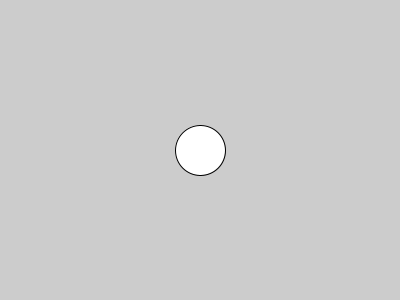
Frame 1 (no input)
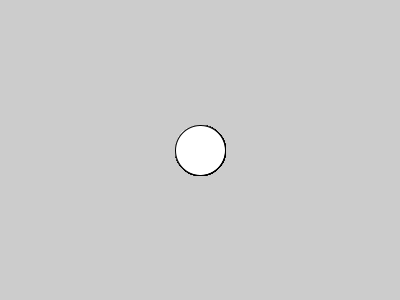
Frame 60 (the mouse pressed at the canvas centre just before this capture)
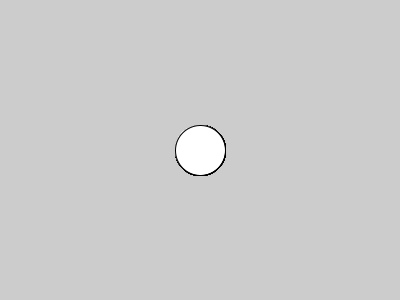
Frame 120 (the mouse held since frame 60 and released just before this capture)

The Processing sketch that drew these frames (run headless with seeded random() and noise(); from frame 60 on, the mouse is pressed at the canvas centre):

// Processing sketch: sketch001a
// ── sketch001a.pde
void setup ()
{
  size (400, 300);
}

void draw ()
{
  ellipse (200, 150, 50, 50);
}
